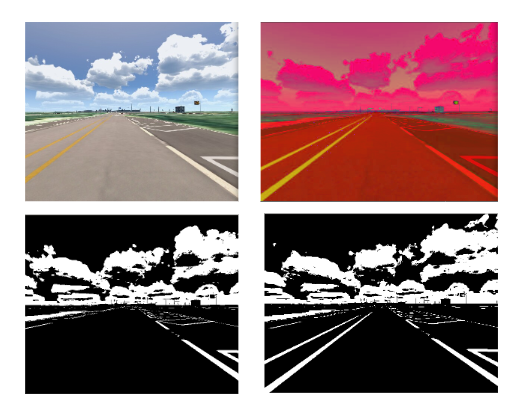
//> input picture img/img.PNG, 521 x 411 px, given in place of the camera
$ ./ddong img/img.PNG   (built with g++ and OpenCV 4)
//> lines starting //> are read from the running program, lines starting //| are printed output that depends on the picture; after the words box and inside, x2 and y2 are one past the last pixel; in counts of white or black regions, pixels touching at a corner belong together
// acc_test.cpp : USB Webcam 전용(V4L2) + OpenCV + SocketCAN + GUI 튠
#include <opencv2/opencv.hpp>
#include <iostream>
#include <string>
#include <sstream>
#include <csignal>
#include <cstring>
#include <algorithm>
#include <chrono>
#include <iomanip>

// ===== SocketCAN =====
#include <linux/can.h>
#include <linux/can/raw.h>
#include <net/if.h>
#include <sys/socket.h>
#include <sys/ioctl.h>
#include <unistd.h>

// ===================== 사용자 조정 영역 =====================
#define CAN_IFACE        "can0"
#define CAN_ID_MOTOR     0x151
#define CAN_DLC_MOTOR    4       // [L,R, dirFlags, 0]
#define DUTY_MIN_TURN    80
#define DUTY_MIN_MOVE    30
#define DUTY_MAX         250

static float KP_DEFAULT     = 0.9f;
static int   BASE_DUTY_FWD  = 100;
static int   PIVOT_BIAS     = 10;
// ===========================================================

struct Options {
    bool headless=false;
    std::string device="/dev/video0";
    int width=640, height=480, fps=30;
} g_opt;

static bool g_running=true;
void sigintHandler(int){ g_running=false; }

// HSV/Trackbar
struct HSVRange { int hmin=0,smin=0,vmin=200, hmax=179,smax=60,vmax=255; } g_hsv;
static const char* WIN_TRACK="LKAS Trackbars";
static const char* WIN_VIEW ="View";
static const char* WIN_MASK ="Mask";

int TB_KP        = (int)(KP_DEFAULT*100); // 0..300
int TB_BASE      = BASE_DUTY_FWD;         // 0..250
int TB_MIN_TURN  = DUTY_MIN_TURN;         // 0..250

void on_trackbar(int, void*){}
static inline int clampi(int v,int lo,int hi){ return std::max(lo,std::min(hi,v)); }

static inline cv::Rect clampROI(const cv::Rect& r, const cv::Size& sz){
    cv::Rect B(0,0,sz.width,sz.height);
    cv::Rect out = r & B;
    if(out.width<=0 || out.height<=0) return cv::Rect();
    return out;
}

void createTrackbars(){
    cv::namedWindow(WIN_TRACK, cv::WINDOW_NORMAL);
    cv::createTrackbar("H min", WIN_TRACK, &g_hsv.hmin, 179, on_trackbar);
    cv::createTrackbar("H max", WIN_TRACK, &g_hsv.hmax, 179, on_trackbar);
    cv::createTrackbar("S min", WIN_TRACK, &g_hsv.smin, 255, on_trackbar);
    cv::createTrackbar("S max", WIN_TRACK, &g_hsv.smax, 255, on_trackbar);
    cv::createTrackbar("V min", WIN_TRACK, &g_hsv.vmin, 255, on_trackbar);
    cv::createTrackbar("V max", WIN_TRACK, &g_hsv.vmax, 255, on_trackbar);
    cv::createTrackbar("Kp x100",  WIN_TRACK, &TB_KP, 300, on_trackbar);
    cv::createTrackbar("BaseDuty", WIN_TRACK, &TB_BASE, 250, on_trackbar);
    cv::createTrackbar("MinTurn",  WIN_TRACK, &TB_MIN_TURN, 250, on_trackbar);
    cv::resizeWindow(WIN_TRACK, 460, 280);
}

// ===== SocketCAN =====
struct CanCtx{ int fd=-1; bool ok() const { return fd>=0; } };
CanCtx can_open(const char* ifname){
    CanCtx c;
    int s = socket(PF_CAN, SOCK_RAW, CAN_RAW);
    if(s<0){ perror("socket"); return c; }
    struct ifreq ifr{};
    std::strncpy(ifr.ifr_name, ifname, IFNAMSIZ-1);
    if(ioctl(s, SIOCGIFINDEX, &ifr)<0){ perror("ioctl"); close(s); return c; }
    struct sockaddr_can addr{};
    addr.can_family = AF_CAN;
    addr.can_ifindex = ifr.ifr_ifindex;
    if(bind(s,(struct sockaddr*)&addr,sizeof(addr))<0){ perror("bind"); close(s); return c; }
    c.fd=s; return c;
}
bool can_send_motor(const CanCtx& c, uint8_t L, uint8_t R, uint8_t dirFlags){
    if(!c.ok()) return false;
    struct can_frame fr{};
    fr.can_id = CAN_ID_MOTOR;
    fr.can_dlc = CAN_DLC_MOTOR;
    fr.data[0]=L; fr.data[1]=R; fr.data[2]=dirFlags; fr.data[3]=0;
    int n=write(c.fd,&fr,sizeof(fr));
    return n==(int)sizeof(fr);
}

// ===== 간단 LKAS =====
struct LKASOut{ float err=0.f; int cx=-1; bool valid=false; };

LKASOut center_from_histogram(const cv::Mat& bin){
    LKASOut o; if(bin.empty()||bin.type()!=CV_8UC1) return o;
    cv::Mat proj; cv::reduce(bin, proj, 0, cv::REDUCE_SUM, CV_32SC1);
    double mx; cv::Point p; cv::minMaxLoc(proj,nullptr,&mx,nullptr,&p);
    if(mx<=0) return o;
    o.cx=p.x;
    o.err = ((float)o.cx - (bin.cols*0.5f)) / (bin.cols*0.5f); // -1..+1
    o.valid=true; return o;
}

struct MotorCmd{ uint8_t L=0,R=0; uint8_t dir=0; }; // dir bit0=L(1=rev), bit1=R(1=rev)

MotorCmd compute_motor_from_err(float err, int base_duty, int min_turn){
    MotorCmd m{};
    float Kp = TB_KP/100.0f;
    float steer = Kp*err;
    float a = std::clamp(std::abs(steer), 0.0f, 1.0f);

    int d_straight = clampi(base_duty, DUTY_MIN_MOVE, DUTY_MAX);
    int d_turn = clampi((int)(a*170)+min_turn, min_turn, DUTY_MAX);

    if(steer > 0.05f){
        m.R = clampi(d_straight + PIVOT_BIAS, 0, DUTY_MAX);
        m.L = d_turn;
        m.dir = 0x01; // L reverse
    } else if(steer < -0.05f){
        m.L = clampi(d_straight + PIVOT_BIAS, 0, DUTY_MAX);
        m.R = d_turn;
        m.dir = 0x02; // R reverse
    } else {
        m.L = d_straight; m.R = d_straight; m.dir=0x00;
    }
    return m;
}

// ===== 웹캠 오픈(V4L2 전용, FOURCC 자동협상) =====
static bool set_fourcc(cv::VideoCapture& cap, char a,char b,char c,char d){
#if CV_VERSION_MAJOR>=4
    int fourcc = cv::VideoWriter::fourcc(a,b,c,d);
#else
    int fourcc = CV_FOURCC(a,b,c,d);
#endif
    return cap.set(cv::CAP_PROP_FOURCC, fourcc);
}

bool probe_frame(cv::VideoCapture& cap, cv::Mat& out){
    for(int i=0;i<10;i++){
        if(!cap.read(out) || out.empty()){ cv::waitKey(10); continue; }
        return true;
    }
    return false;
}

cv::VideoCapture open_webcam_v4l2(std::string& info){
    cv::VideoCapture cap;
    // 장치 열기
    cap.open(g_opt.device, cv::CAP_V4L2);
    if(!cap.isOpened()){ info="open fail"; return cap; }

    cap.set(cv::CAP_PROP_FRAME_WIDTH , g_opt.width);
    cap.set(cv::CAP_PROP_FRAME_HEIGHT, g_opt.height);
    cap.set(cv::CAP_PROP_FPS        , g_opt.fps);

    // 우선 MJPG 시도 → 실패 시 YUYV
    set_fourcc(cap,'M','J','P','G');
    cv::Mat test;
    if(probe_frame(cap, test)){
        info = "V4L2 MJPG";
        return cap;
    }

    // MJPG 안 나오면 YUYV
    set_fourcc(cap,'Y','U','Y','V');
    test.release();
    if(probe_frame(cap, test)){
        info = "V4L2 YUYV";
        return cap;
    }

    // FOURCC 설정 빼고 재시도(디폴트)
    cap.release();
    cap.open(g_opt.device, cv::CAP_V4L2);
    cap.set(cv::CAP_PROP_FRAME_WIDTH , g_opt.width);
    cap.set(cv::CAP_PROP_FRAME_HEIGHT, g_opt.height);
    cap.set(cv::CAP_PROP_FPS        , g_opt.fps);
    test.release();
    if(probe_frame(cap, test)){
        info = "V4L2 default";
        return cap;
    }

    info="V4L2 no-frames";
    return cap;
}

int main(int argc, char** argv){
    std::signal(SIGINT, sigintHandler);

    // CLI
    for(int i=1;i<argc;++i){
        std::string a(argv[i]);
        if(a=="--headless") g_opt.headless=true;
        else if(a=="--device" && i+1<argc) g_opt.device=argv[++i];
        else if(a=="--size" && i+1<argc){ int w=0,h=0; std::sscanf(argv[++i],"%dx%d",&w,&h); if(w>0&&h>0){g_opt.width=w; g_opt.height=h;} }
        else if(a=="--fps" && i+1<argc){ g_opt.fps=std::max(1, std::atoi(argv[++i])); }
    }

    std::cout<<"[INFO] SOME/IP Ready\n";
    std::cout<<"[INFO] Opening Camera(V4L2): "<<g_opt.device<<" ...\n";
    std::string backend;
    cv::VideoCapture cap = open_webcam_v4l2(backend);
//> the loop in probe_frame, `for(int i=0;i<10;i++)` made 1 pass
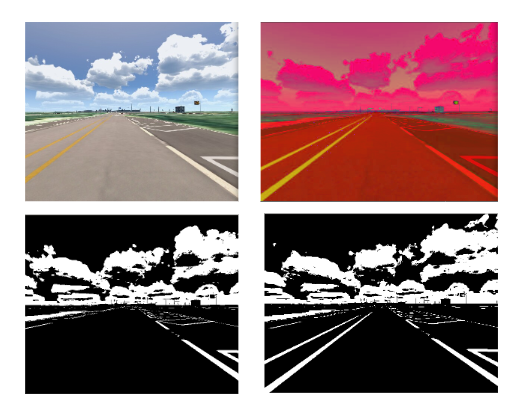
//> input picture img/img.PNG, 521 x 411 px, given in place of the camera
//> in open_webcam_v4l2, test is the input picture: 411 rows x 521 cols, CV_8UC3; mean B, G, R 129, 125.4, 151.1
//> backend = "V4L2 MJPG"
    if(!cap.isOpened()){
        std::cerr<<"[ERR] Camera open failed: "<<backend<<"\n";
        return 2;
    }
    std::cout<<"[INFO] Camera opened successfully. ("<<backend<<")\n";
//| [INFO] Camera opened successfully. (V4L2 MJPG)

    std::cout<<"[INFO] CAN Ready\n";
    CanCtx can = can_open(CAN_IFACE);
    if(!can.ok()) std::cerr<<"[WARN] CAN open failed on "<<CAN_IFACE<<". RUN WITHOUT CAN.\n";

    if(!g_opt.headless){
        createTrackbars();
        cv::namedWindow(WIN_VIEW, cv::WINDOW_NORMAL);
        cv::namedWindow(WIN_MASK, cv::WINDOW_NORMAL);
        cv::resizeWindow(WIN_VIEW,  800, 600);
        cv::resizeWindow(WIN_MASK,  640, 240);
    }

    std::cout<<"[INFO] Starting Main Loop...\n";

    while(g_running){
        cv::Mat frame;
        if(!cap.read(frame) || frame.empty()){
            std::cerr<<"[ERR] empty frame; retry\n";
            cv::waitKey(10);
            continue;
        }

        // ROI: 하단 40%
        cv::Rect roi_full(0, (int)(frame.rows*0.60), frame.cols, (int)(frame.rows*0.40));
//> roi_full = Rect(0, 246, 521, 164)
        cv::Rect roi = clampROI(roi_full, frame.size());
//> roi = Rect(0, 246, 521, 164)
        cv::Mat view = (roi.area()>0)? frame(roi) : frame;
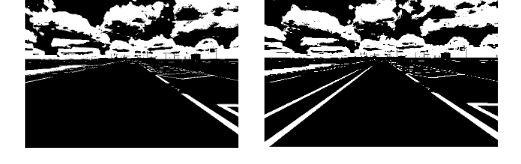
//> view: 164 rows x 521 cols, CV_8UC3; min 0, max 255, mean 107.7

        // 트랙바 값 갱신
        if(!g_opt.headless){
            g_hsv.hmin = cv::getTrackbarPos("H min", WIN_TRACK);
            g_hsv.hmax = cv::getTrackbarPos("H max", WIN_TRACK);
            g_hsv.smin = cv::getTrackbarPos("S min", WIN_TRACK);
            g_hsv.smax = cv::getTrackbarPos("S max", WIN_TRACK);
            g_hsv.vmin = cv::getTrackbarPos("V min", WIN_TRACK);
            g_hsv.vmax = cv::getTrackbarPos("V max", WIN_TRACK);
        }

        // HSV Threshold
        cv::Mat hsv, mask;
        cv::cvtColor(view, hsv, cv::COLOR_BGR2HSV);
//> hsv: 164 rows x 521 cols, CV_8UC3; mean H, S, V 0, 0, 107.7
        cv::inRange(hsv,
            cv::Scalar(g_hsv.hmin, g_hsv.smin, g_hsv.vmin),
            cv::Scalar(g_hsv.hmax, g_hsv.smax, g_hsv.vmax),
            mask);
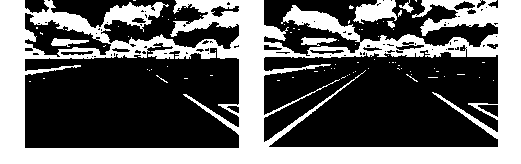
//> mask: 164 rows x 521 cols, CV_8UC1; 39.4% white; 77 white regions (71 under 20 px), largest, box (x1, y1, x2, y2) and area: (0, 0, 521, 164) 32335, (353, 0, 397, 24) 677, (51, 38, 89, 47) 190, (301, 37, 337, 46) 187, (399, 0, 414, 13) 70, (387, 21, 395, 28) 37

        // 약간의 노이즈 제거
        static cv::Mat k = cv::getStructuringElement(cv::MORPH_RECT, {5,5});
        cv::morphologyEx(mask, mask, cv::MORPH_CLOSE, k);
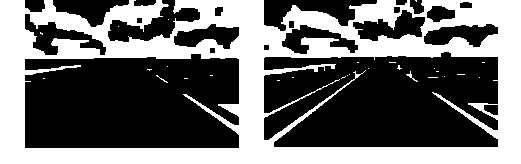
//> mask: 164 rows x 521 cols, CV_8UC1; 42.6% white; 28 white regions (26 under 20 px), largest, box (x1, y1, x2, y2) and area: (0, 0, 521, 164) 36304, (406, 71, 418, 82) 28

        // 중심 추정
        LKASOut lk = center_from_histogram(mask);
//> in center_from_histogram, `cv::reduce(bin, proj, 0, cv::REDUCE_SUM, CV_32SC1)`: proj = 521 values, max 41820 at index 0, min 8925 at index 91, mean 17833.4
//> in center_from_histogram, `cv::minMaxLoc(proj, nullptr, & mx, nullptr, & p)`: mx = 41820; p = Point(0, 0)
//> in center_from_histogram, `o.cx=p.x;`: o.cx = 0
//> in center_from_histogram, `o.err = ((float)o.cx - (bin.cols*0.5f)) / (bin.cols*0.5f);`: o.err = -1

        // 조향/모터
        if(lk.valid){
            MotorCmd cmd = compute_motor_from_err(lk.err, TB_BASE, TB_MIN_TURN);
//> in compute_motor_from_err, `float steer = Kp*err;`: steer = -0.9
//> in compute_motor_from_err, `float a = std::clamp(std::abs(steer), 0.0f, 1.0f);`: a = 0.9
//> in compute_motor_from_err, `int d_turn = clampi((int)(a*170)+min_turn, min_turn, DUTY_MAX);`: d_turn = 233
            if(can.ok()){
                if(!can_send_motor(can, cmd.L, cmd.R, cmd.dir)){
                    std::cerr<<"[WARN] CAN send fail\n";
                }
            }
            if(!g_opt.headless){
                cv::line(view, {view.cols/2,0},{view.cols/2,view.rows-1},{0,255,0},1);
                cv::line(view, {lk.cx,0},{lk.cx,view.rows-1},{255,0,255},1);
                std::ostringstream os;
                os<<"err="<<std::fixed<<std::setprecision(2)<<lk.err
                  <<"  L="<<(int)cmd.L<<((cmd.dir&0x01)?"(R)":"(F)")
                  <<"  R="<<(int)cmd.R<<((cmd.dir&0x02)?"(R)":"(F)");
                cv::putText(view, os.str(), {10,25}, cv::FONT_HERSHEY_SIMPLEX, 0.7, {0,255,255}, 2);
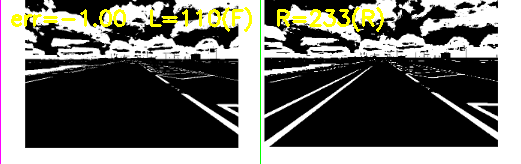
//> view: 164 rows x 521 cols, CV_8UC3; mean B, G, R 103.2, 109.7, 109.7
            }
        } else {
            if(can.ok()) can_send_motor(can, 0, 0, 0x00);
            if(!g_opt.headless){
                cv::putText(view, "LINE LOST", {10,25}, cv::FONT_HERSHEY_SIMPLEX, 0.8, {0,0,255}, 2);
            }
        }

        // GUI
        if(!g_opt.headless){
            cv::imshow(WIN_VIEW, frame);
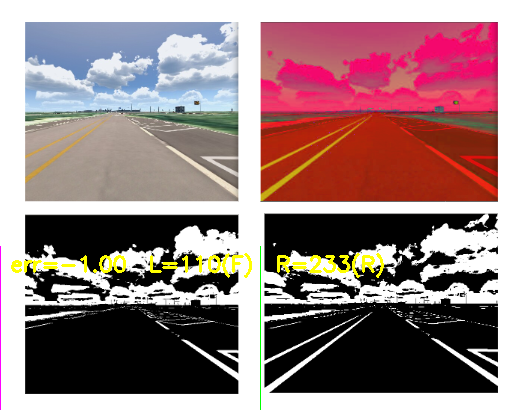
//> window 'View': 411 rows x 521 cols, CV_8UC3; mean B, G, R 127.2, 126.2, 151.9
            cv::imshow(WIN_MASK, mask);
            int key = cv::waitKey(1);
//> the Esc key is pressed
            if(key==27) break;
        } else {
            cv::waitKey(1);
        }
    }
    return 0;
}
